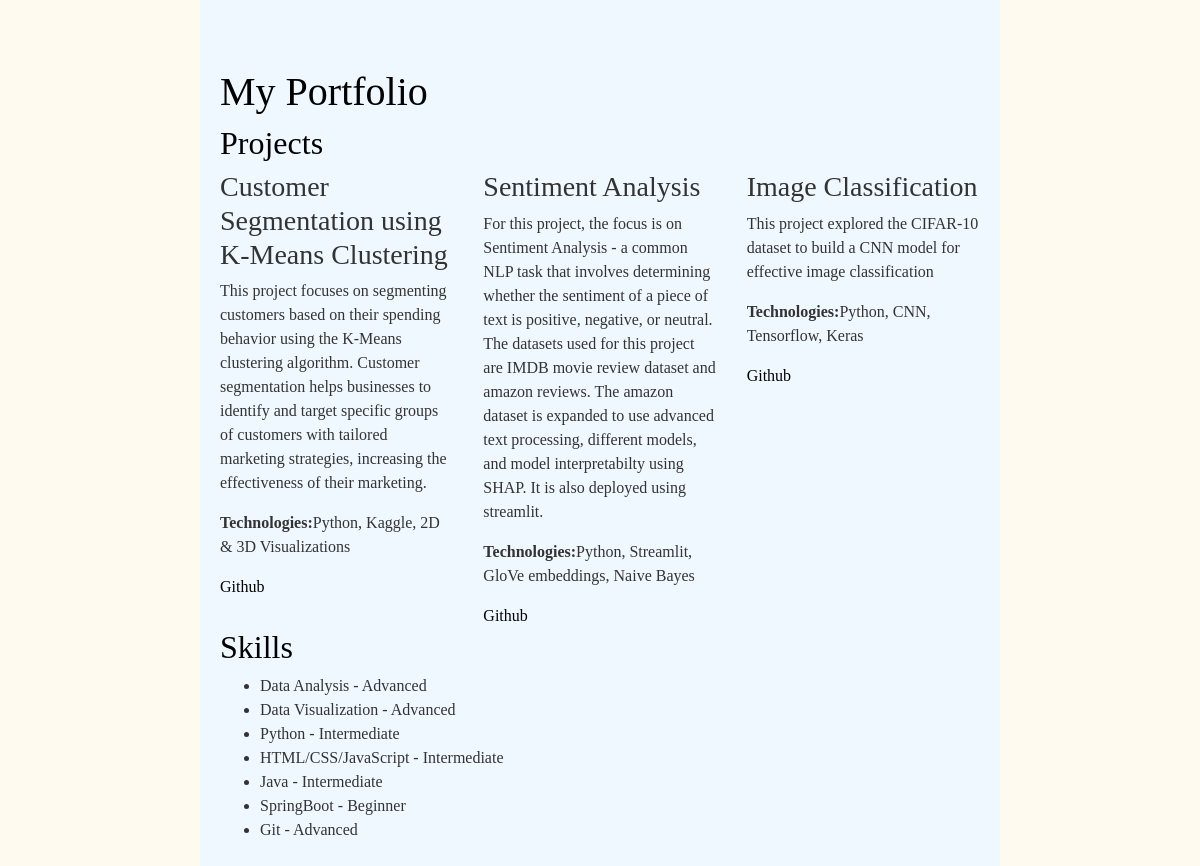
The page / on the database its author committed.
### portfolio/models.py (models this page shows, shortened)
class Project(models.Model):
    title = models.CharField(max_length=200)
    description = models.TextField()
    technologies = models.CharField(max_length=200)
    github_link = models.URLField(blank=True, null=True)
    live_link = models.URLField(blank=True, null=True)
    image = models.ImageField(upload_to='project_images/', blank=True, null=True)
    creted_at = models.DateField(auto_now_add=True)

class Skill(models.Model):
    name = models.CharField(max_length=100)
    level = models.CharField(max_length=20)

### portfolio/views.py (the view)
# urls.py: path('', views.portfolio_home, name='portfolio_home'),
def portfolio_home(request):
    projects = Project.objects.all()
    skills = Skill.objects.all()
    return render(request, 'portfolio/home.html', {'projects':projects, 'skills':skills})

### portfolio/templates/portfolio/home.html (shortened to what this page needs)
<!DOCTYPE html>
{% load static %}
<html lang="en">
    <head>
        <link rel="stylesheet" href="https://stackpath.bootstrapcdn.com/bootstrap/4.3.1/css/bootstrap.min.css">
        <link rel="stylesheet" href="{% static 'css/styles.css' %}">
    </head>
    <body>
        <div class="container">
            <h1 class="mt-5">My Portfolio</h1>
            <section id="projects">
                <h2>Projects</h2>
                <div class="row">
                    {% for project in projects %}
                    <div class="col-md-4">
                        <h3>{{ project.title }}</h3>
                        <p>{{ project.description }}</p>
                        <p><strong>Technologies:</strong>{{ project.technologies }}</p>
                        {% if project.github_link %}
                            <a href="{{ project.github_link }}" target="_blankn">Github</a>
                        {% endif %}
                    </div>
                    {% endfor %}
                </div>
            </section>
            <section id="skills">
                <h2>Skills</h2>
                <ul>
                    {% for skill in skills %}
                        <li>{{ skill.name }} - {{ skill.level }}</li>
                    {% endfor %}
                </ul>
            </section>
        </div>
    </body>
</html>

### portfolio/static/css/styles.css (style rules this page uses)
body { background-color: floralwhite; font-family: Georgia, 'Times New Roman', Times, serif; }
h1, h2 { color: black; }
.container { background-color: aliceblue; max-width: 800px; padding: 20px; }
.row { display: flex; flex-wrap: wrap; justify-content: space-between; }
a { text-decoration: none; color: black; }
h3, p, li { color: #333; }

### rows shown on the page
Project: title "Customer Segmentation using K-Means Clustering", description "This project focuses on segmenting customers based on their spending behavior using the K-Means clustering algorithm. Customer segmentation helps businesses to identify and target specific groups of customers with tailored marketing strategies, increasing the effectiveness of their marketing.", technologies "Python, Kaggle, 2D & 3D Visualizations"
Project: title "Sentiment Analysis", description "For this project, the focus is on Sentiment Analysis - a common NLP task that involves determining whether the sentiment of a piece of text is positive, negative, or neutral. The datasets used for this project are IMDB movie review dataset and amazon reviews. The amazon dataset is expanded to use advanced text processing, different models, and model interpretabilty using SHAP. It is also deployed using streamlit.", technologies "Python, Streamlit, GloVe embeddings, Naive Bayes"
Project: title "Image Classification", description "This project explored the CIFAR-10 dataset to build a CNN model for effective image classification", technologies "Python, CNN, Tensorflow, Keras"
Skill: name "Data Analysis", level "Advanced"
Skill: name "Data Visualization", level "Advanced"
Skill: name "Python", level "Intermediate"
Skill: name "HTML/CSS/JavaScript", level "Intermediate"
Skill: name "Java", level "Intermediate"
Skill: name "SpringBoot", level "Beginner"
Skill: name "Git", level "Advanced"
